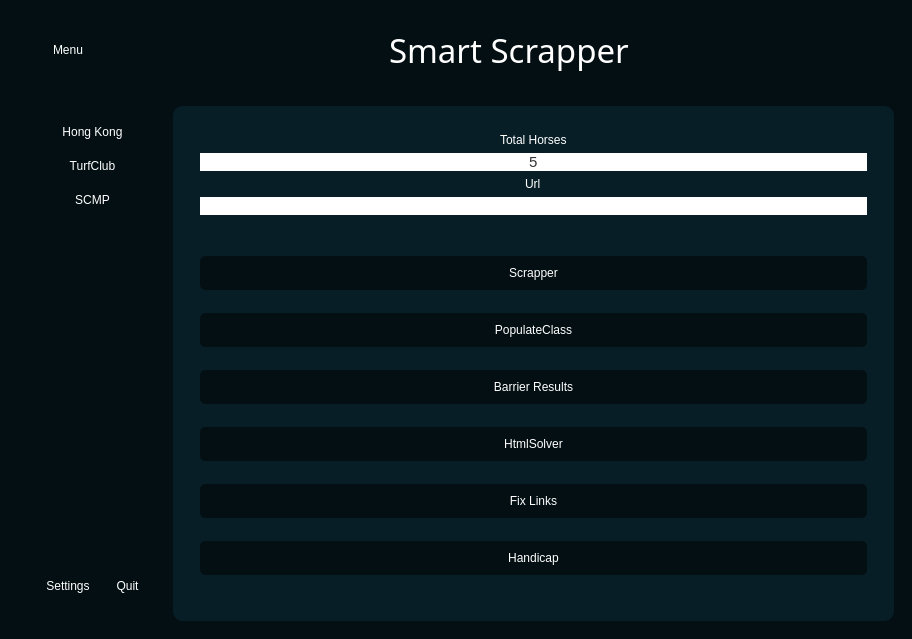
<?xml version="1.0" encoding="UTF-8"?>
<ui version="4.0">
 <class>MainWindow</class>
 <widget class="QMainWindow" name="MainWindow">
  <property name="geometry">
   <rect>
    <x>0</x>
    <y>0</y>
    <width>912</width>
    <height>639</height>
   </rect>
  </property>
  <property name="sizePolicy">
   <sizepolicy hsizetype="Preferred" vsizetype="Preferred">
    <horstretch>0</horstretch>
    <verstretch>0</verstretch>
   </sizepolicy>
  </property>
  <property name="windowTitle">
   <string>Smart Scrapper</string>
  </property>
  <widget class="QWidget" name="centralwidget">
   <property name="styleSheet">
    <string notr="true">*{
border: none;
background-color: transparent; 
color: #fff;
}
#centralwidget{
background-color: #040f13;
}

.active{
	 background-color: #007bff;
}

#sidebar{
background-color: #071e26;
border-radius: 20px;
}

QPushButton{
padding: 10px;
background-color: #040f13;
border-radius: 5px;
}
QLineEdit{
	 background-color: #ffffff;
	 color: #333;
}
 QPushButton:hover {
            background-color: #007bff;
  }

#body{
background-color: #071e26;
border-radius: 10px;
}</string>
   </property>
   <layout class="QVBoxLayout" name="verticalLayout">
    <item alignment="Qt::AlignTop">
     <widget class="QFrame" name="header">
      <property name="minimumSize">
       <size>
        <width>0</width>
        <height>50</height>
       </size>
      </property>
      <property name="frameShape">
       <enum>QFrame::StyledPanel</enum>
      </property>
      <property name="frameShadow">
       <enum>QFrame::Raised</enum>
      </property>
      <layout class="QHBoxLayout" name="horizontalLayout_2">
       <item alignment="Qt::AlignLeft">
        <widget class="QFrame" name="frame_4">
         <property name="minimumSize">
          <size>
           <width>100</width>
           <height>0</height>
          </size>
         </property>
         <property name="frameShape">
          <enum>QFrame::StyledPanel</enum>
         </property>
         <property name="frameShadow">
          <enum>QFrame::Raised</enum>
         </property>
         <layout class="QHBoxLayout" name="horizontalLayout_3">
          <item>
           <widget class="QPushButton" name="menu">
            <property name="sizePolicy">
             <sizepolicy hsizetype="Preferred" vsizetype="Preferred">
              <horstretch>0</horstretch>
              <verstretch>0</verstretch>
             </sizepolicy>
            </property>
            <property name="maximumSize">
             <size>
              <width>150</width>
              <height>16777215</height>
             </size>
            </property>
            <property name="text">
             <string>Menu</string>
            </property>
            <property name="icon">
             <iconset>
              <normaloff>D:/Icons.qrc/align-justify.svg</normaloff>D:/Icons.qrc/align-justify.svg</iconset>
            </property>
            <property name="iconSize">
             <size>
              <width>24</width>
              <height>24</height>
             </size>
            </property>
           </widget>
          </item>
         </layout>
        </widget>
       </item>
       <item>
        <widget class="QFrame" name="frame">
         <property name="sizePolicy">
          <sizepolicy hsizetype="Expanding" vsizetype="Preferred">
           <horstretch>0</horstretch>
           <verstretch>0</verstretch>
          </sizepolicy>
         </property>
         <property name="frameShape">
          <enum>QFrame::StyledPanel</enum>
         </property>
         <property name="frameShadow">
          <enum>QFrame::Raised</enum>
         </property>
         <layout class="QHBoxLayout" name="horizontalLayout_4">
          <item alignment="Qt::AlignHCenter|Qt::AlignVCenter">
           <widget class="QLabel" name="label">
            <property name="font">
             <font>
              <family>Source Sans Pro</family>
              <pointsize>25</pointsize>
             </font>
            </property>
            <property name="text">
             <string>Smart Scrapper</string>
            </property>
           </widget>
          </item>
         </layout>
        </widget>
       </item>
      </layout>
     </widget>
    </item>
    <item>
     <widget class="QFrame" name="frame_2">
      <property name="sizePolicy">
       <sizepolicy hsizetype="Preferred" vsizetype="Expanding">
        <horstretch>0</horstretch>
        <verstretch>0</verstretch>
       </sizepolicy>
      </property>
      <property name="frameShape">
       <enum>QFrame::StyledPanel</enum>
      </property>
      <property name="frameShadow">
       <enum>QFrame::Raised</enum>
      </property>
      <layout class="QHBoxLayout" name="horizontalLayout">
       <item>
        <widget class="QFrame" name="sideBar">
         <property name="enabled">
          <bool>true</bool>
         </property>
         <property name="sizePolicy">
          <sizepolicy hsizetype="Preferred" vsizetype="Preferred">
           <horstretch>0</horstretch>
           <verstretch>0</verstretch>
          </sizepolicy>
         </property>
         <property name="minimumSize">
          <size>
           <width>0</width>
           <height>300</height>
          </size>
         </property>
         <property name="maximumSize">
          <size>
           <width>16777215</width>
           <height>16777215</height>
          </size>
         </property>
         <layout class="QVBoxLayout" name="verticalLayout_2">
          <item alignment="Qt::AlignTop">
           <widget class="QFrame" name="GrouppedButtons">
            <property name="sizePolicy">
             <sizepolicy hsizetype="Preferred" vsizetype="Preferred">
              <horstretch>0</horstretch>
              <verstretch>0</verstretch>
             </sizepolicy>
            </property>
            <property name="minimumSize">
             <size>
              <width>0</width>
              <height>100</height>
             </size>
            </property>
            <property name="frameShape">
             <enum>QFrame::StyledPanel</enum>
            </property>
            <property name="frameShadow">
             <enum>QFrame::Raised</enum>
            </property>
            <layout class="QVBoxLayout" name="verticalLayout_3">
             <property name="spacing">
              <number>0</number>
             </property>
             <property name="leftMargin">
              <number>0</number>
             </property>
             <property name="topMargin">
              <number>0</number>
             </property>
             <property name="rightMargin">
              <number>0</number>
             </property>
             <property name="bottomMargin">
              <number>0</number>
             </property>
             <item alignment="Qt::AlignTop">
              <widget class="QPushButton" name="hk">
               <property name="sizePolicy">
                <sizepolicy hsizetype="Minimum" vsizetype="Preferred">
                 <horstretch>0</horstretch>
                 <verstretch>0</verstretch>
                </sizepolicy>
               </property>
               <property name="minimumSize">
                <size>
                 <width>0</width>
                 <height>30</height>
                </size>
               </property>
               <property name="text">
                <string>Hong Kong</string>
               </property>
              </widget>
             </item>
             <item alignment="Qt::AlignTop">
              <widget class="QPushButton" name="tc">
               <property name="sizePolicy">
                <sizepolicy hsizetype="Minimum" vsizetype="Preferred">
                 <horstretch>0</horstretch>
                 <verstretch>0</verstretch>
                </sizepolicy>
               </property>
               <property name="minimumSize">
                <size>
                 <width>0</width>
                 <height>30</height>
                </size>
               </property>
               <property name="text">
                <string>TurfClub</string>
               </property>
              </widget>
             </item>
             <item alignment="Qt::AlignTop">
              <widget class="QPushButton" name="sc">
               <property name="sizePolicy">
                <sizepolicy hsizetype="Minimum" vsizetype="Preferred">
                 <horstretch>0</horstretch>
                 <verstretch>0</verstretch>
                </sizepolicy>
               </property>
               <property name="minimumSize">
                <size>
                 <width>0</width>
                 <height>30</height>
                </size>
               </property>
               <property name="text">
                <string>SCMP</string>
               </property>
              </widget>
             </item>
            </layout>
           </widget>
          </item>
          <item alignment="Qt::AlignBottom">
           <widget class="QFrame" name="frame_3">
            <property name="minimumSize">
             <size>
              <width>0</width>
              <height>50</height>
             </size>
            </property>
            <property name="frameShape">
             <enum>QFrame::StyledPanel</enum>
            </property>
            <property name="frameShadow">
             <enum>QFrame::Raised</enum>
            </property>
            <layout class="QHBoxLayout" name="horizontalLayout_5">
             <item alignment="Qt::AlignLeft">
              <widget class="QPushButton" name="settings">
               <property name="sizePolicy">
                <sizepolicy hsizetype="Minimum" vsizetype="Preferred">
                 <horstretch>0</horstretch>
                 <verstretch>0</verstretch>
                </sizepolicy>
               </property>
               <property name="maximumSize">
                <size>
                 <width>16777215</width>
                 <height>100</height>
                </size>
               </property>
               <property name="styleSheet">
                <string notr="true">color:white;</string>
               </property>
               <property name="text">
                <string>Settings</string>
               </property>
               <property name="icon">
                <iconset>
                 <normaloff>:/icons/settings.svg</normaloff>:/icons/settings.svg</iconset>
               </property>
               <property name="iconSize">
                <size>
                 <width>24</width>
                 <height>24</height>
                </size>
               </property>
              </widget>
             </item>
             <item>
              <widget class="QPushButton" name="quit">
               <property name="sizePolicy">
                <sizepolicy hsizetype="Minimum" vsizetype="Preferred">
                 <horstretch>0</horstretch>
                 <verstretch>0</verstretch>
                </sizepolicy>
               </property>
               <property name="maximumSize">
                <size>
                 <width>16777215</width>
                 <height>100</height>
                </size>
               </property>
               <property name="text">
                <string>Quit</string>
               </property>
               <property name="icon">
                <iconset>
                 <normaloff>:/icons/x.svg</normaloff>:/icons/x.svg</iconset>
               </property>
               <property name="iconSize">
                <size>
                 <width>24</width>
                 <height>24</height>
                </size>
               </property>
              </widget>
             </item>
            </layout>
           </widget>
          </item>
         </layout>
        </widget>
       </item>
       <item>
        <widget class="QFrame" name="body">
         <property name="sizePolicy">
          <sizepolicy hsizetype="Expanding" vsizetype="Preferred">
           <horstretch>0</horstretch>
           <verstretch>0</verstretch>
          </sizepolicy>
         </property>
         <property name="font">
          <font>
           <family>Source Serif Pro</family>
           <pointsize>10</pointsize>
          </font>
         </property>
         <layout class="QHBoxLayout" name="horizontalLayout_6">
          <item>
           <widget class="QStackedWidget" name="stackedWidget">
            <property name="currentIndex">
             <number>1</number>
            </property>
            <widget class="QWidget" name="Settings_page">
             <layout class="QVBoxLayout" name="verticalLayout_4">
              <item>
               <layout class="QVBoxLayout" name="verticalLayout_5">
                <item>
                 <widget class="QLabel" name="label_2">
                  <property name="font">
                   <font>
                    <pointsize>11</pointsize>
                   </font>
                  </property>
                  <property name="text">
                   <string>TURFCLUB FILE ADDRESS</string>
                  </property>
                  <property name="alignment">
                   <set>Qt::AlignCenter</set>
                  </property>
                 </widget>
                </item>
                <item>
                 <widget class="QLineEdit" name="tc_Address">
                  <property name="font">
                   <font>
                    <family>MS Sans Serif</family>
                    <pointsize>11</pointsize>
                   </font>
                  </property>
                 </widget>
                </item>
                <item alignment="Qt::AlignHCenter">
                 <widget class="QPushButton" name="tc_browse">
                  <property name="maximumSize">
                   <size>
                    <width>100</width>
                    <height>16777215</height>
                   </size>
                  </property>
                  <property name="text">
                   <string>Browse</string>
                  </property>
                 </widget>
                </item>
                <item>
                 <widget class="QLabel" name="label_6">
                  <property name="font">
                   <font>
                    <pointsize>11</pointsize>
                   </font>
                  </property>
                  <property name="text">
                   <string>Barrier Result </string>
                  </property>
                  <property name="alignment">
                   <set>Qt::AlignCenter</set>
                  </property>
                 </widget>
                </item>
                <item>
                 <widget class="QLineEdit" name="br_Address">
                  <property name="font">
                   <font>
                    <family>MS Sans Serif</family>
                    <pointsize>11</pointsize>
                   </font>
                  </property>
                 </widget>
                </item>
                <item alignment="Qt::AlignHCenter">
                 <widget class="QPushButton" name="br_browse">
                  <property name="maximumSize">
                   <size>
                    <width>100</width>
                    <height>16777215</height>
                   </size>
                  </property>
                  <property name="text">
                   <string>Browse</string>
                  </property>
                 </widget>
                </item>
               </layout>
              </item>
              <item>
               <layout class="QVBoxLayout" name="verticalLayout_6">
                <item>
                 <widget class="QLabel" name="label_3">
                  <property name="font">
                   <font>
                    <pointsize>11</pointsize>
                   </font>
                  </property>
                  <property name="text">
                   <string>SCMP FILE ADDRESS</string>
                  </property>
                  <property name="alignment">
                   <set>Qt::AlignCenter</set>
                  </property>
                 </widget>
                </item>
                <item>
                 <widget class="QLineEdit" name="sc_Address">
                  <property name="font">
                   <font>
                    <family>MS Sans Serif</family>
                    <pointsize>11</pointsize>
                   </font>
                  </property>
                 </widget>
                </item>
                <item alignment="Qt::AlignHCenter">
                 <widget class="QPushButton" name="sc_browse">
                  <property name="maximumSize">
                   <size>
                    <width>100</width>
                    <height>16777215</height>
                   </size>
                  </property>
                  <property name="text">
                   <string>Browse</string>
                  </property>
                 </widget>
                </item>
               </layout>
              </item>
              <item>
               <layout class="QVBoxLayout" name="verticalLayout_7">
                <property name="sizeConstraint">
                 <enum>QLayout::SetDefaultConstraint</enum>
                </property>
                <property name="leftMargin">
                 <number>9</number>
                </property>
                <property name="rightMargin">
                 <number>9</number>
                </property>
                <item>
                 <widget class="QLabel" name="label_4">
                  <property name="font">
                   <font>
                    <pointsize>11</pointsize>
                   </font>
                  </property>
                  <property name="text">
                   <string>HONG KONG FILE ADDRESS</string>
                  </property>
                  <property name="alignment">
                   <set>Qt::AlignCenter</set>
                  </property>
                 </widget>
                </item>
                <item>
                 <widget class="QLineEdit" name="hk_Address">
                  <property name="font">
                   <font>
                    <family>MS Sans Serif</family>
                    <pointsize>12</pointsize>
                   </font>
                  </property>
                 </widget>
                </item>
                <item alignment="Qt::AlignHCenter">
                 <widget class="QPushButton" name="hk_browse">
                  <property name="maximumSize">
                   <size>
                    <width>100</width>
                    <height>16777215</height>
                   </size>
                  </property>
                  <property name="text">
                   <string>Browse</string>
                  </property>
                 </widget>
                </item>
               </layout>
              </item>
              <item>
               <layout class="QHBoxLayout" name="horizontalLayout_7">
                <property name="leftMargin">
                 <number>100</number>
                </property>
                <property name="rightMargin">
                 <number>100</number>
                </property>
                <item>
                 <widget class="QPushButton" name="SaveAddress">
                  <property name="maximumSize">
                   <size>
                    <width>100</width>
                    <height>16777215</height>
                   </size>
                  </property>
                  <property name="text">
                   <string>Save</string>
                  </property>
                 </widget>
                </item>
               </layout>
              </item>
             </layout>
            </widget>
            <widget class="QWidget" name="HkPAge">
             <layout class="QGridLayout" name="gridLayout">
              <item row="3" column="0">
               <widget class="QFrame" name="bbtom">
                <property name="frameShape">
                 <enum>QFrame::StyledPanel</enum>
                </property>
                <property name="frameShadow">
                 <enum>QFrame::Raised</enum>
                </property>
                <layout class="QVBoxLayout" name="verticalLayout_10">
                 <item>
                  <widget class="QPushButton" name="hkScrapperButton">
                   <property name="text">
                    <string>Scrapper</string>
                   </property>
                  </widget>
                 </item>
                 <item>
                  <widget class="QPushButton" name="hkPopulateClassButton">
                   <property name="text">
                    <string>PopulateClass</string>
                   </property>
                  </widget>
                 </item>
                 <item>
                  <widget class="QPushButton" name="hkBarrerResultButton">
                   <property name="text">
                    <string>Barrier Results</string>
                   </property>
                  </widget>
                 </item>
                 <item>
                  <widget class="QPushButton" name="hkHtmlSolverButton">
                   <property name="text">
                    <string>HtmlSolver</string>
                   </property>
                  </widget>
                 </item>
                 <item>
                  <widget class="QPushButton" name="hkFixLinksButton">
                   <property name="text">
                    <string>Fix Links</string>
                   </property>
                  </widget>
                 </item>
                 <item>
                  <widget class="QPushButton" name="hkHandicapButton">
                   <property name="text">
                    <string>Handicap</string>
                   </property>
                  </widget>
                 </item>
                </layout>
               </widget>
              </item>
              <item row="0" column="0">
               <widget class="QFrame" name="ttop">
                <property name="maximumSize">
                 <size>
                  <width>16777215</width>
                  <height>100</height>
                 </size>
                </property>
                <property name="frameShape">
                 <enum>QFrame::StyledPanel</enum>
                </property>
                <property name="frameShadow">
                 <enum>QFrame::Raised</enum>
                </property>
                <layout class="QVBoxLayout" name="verticalLayout_9">
                 <item alignment="Qt::AlignHCenter">
                  <widget class="QLabel" name="label_7">
                   <property name="text">
                    <string>Total Horses</string>
                   </property>
                  </widget>
                 </item>
                 <item>
                  <widget class="QLineEdit" name="ttlHorses">
                   <property name="font">
                    <font>
                     <family>MS Sans Serif</family>
                     <pointsize>11</pointsize>
                    </font>
                   </property>
                   <property name="text">
                    <string>5</string>
                   </property>
                   <property name="alignment">
                    <set>Qt::AlignCenter</set>
                   </property>
                  </widget>
                 </item>
                 <item alignment="Qt::AlignHCenter">
                  <widget class="QLabel" name="label_8">
                   <property name="text">
                    <string>Url</string>
                   </property>
                  </widget>
                 </item>
                 <item>
                  <widget class="QLineEdit" name="url">
                   <property name="font">
                    <font>
                     <family>MS Reference Specialty</family>
                     <pointsize>11</pointsize>
                    </font>
                   </property>
                   <property name="alignment">
                    <set>Qt::AlignCenter</set>
                   </property>
                  </widget>
                 </item>
                </layout>
               </widget>
              </item>
             </layout>
            </widget>
            <widget class="QWidget" name="TurfClubPage">
             <layout class="QHBoxLayout" name="horizontalLayout_9">
              <item>
               <widget class="QFrame" name="frame_6">
                <property name="frameShape">
                 <enum>QFrame::StyledPanel</enum>
                </property>
                <property name="frameShadow">
                 <enum>QFrame::Raised</enum>
                </property>
                <layout class="QVBoxLayout" name="verticalLayout_11">
                 <item>
                  <widget class="QLineEdit" name="handicapHorseTurf">
                   <property name="font">
                    <font>
                     <family>MS Sans Serif</family>
                     <pointsize>11</pointsize>
                    </font>
                   </property>
                   <property name="alignment">
                    <set>Qt::AlignCenter</set>
                   </property>
                  </widget>
                 </item>
                 <item>
                  <widget class="QPushButton" name="turfHandicapButton">
                   <property name="text">
                    <string>Turf Handicap</string>
                   </property>
                  </widget>
                 </item>
                 <item>
                  <widget class="QPushButton" name="turfHtmlSolverButton">
                   <property name="text">
                    <string>Turf Html Solver</string>
                   </property>
                  </widget>
                 </item>
                 <item>
                  <widget class="QPushButton" name="turfScrapperButton">
                   <property name="text">
                    <string>Turf Scrapper</string>
                   </property>
                  </widget>
                 </item>
                 <item>
                  <widget class="QPushButton" name="turfPopulateClassButton">
                   <property name="text">
                    <string>Turf PopulateClass</string>
                   </property>
                  </widget>
                 </item>
                </layout>
               </widget>
              </item>
             </layout>
            </widget>
            <widget class="QWidget" name="ScmpPage">
             <layout class="QVBoxLayout" name="verticalLayout_8">
              <item>
               <widget class="QPushButton" name="scmpSCRAPBUTTON">
                <property name="text">
                 <string>SCMP Scrapper</string>
                </property>
               </widget>
              </item>
              <item>
               <widget class="QPushButton" name="scmpPawTimeButton">
                <property name="text">
                 <string>SCMP PAW TIME</string>
                </property>
               </widget>
              </item>
             </layout>
            </widget>
            <widget class="QWidget" name="welcomePage">
             <layout class="QHBoxLayout" name="horizontalLayout_8">
              <item>
               <widget class="QLabel" name="label_5">
                <property name="font">
                 <font>
                  <family>Source Sans Pro</family>
                  <pointsize>38</pointsize>
                 </font>
                </property>
                <property name="text">
                 <string>Welcome!</string>
                </property>
                <property name="alignment">
                 <set>Qt::AlignCenter</set>
                </property>
               </widget>
              </item>
             </layout>
            </widget>
           </widget>
          </item>
         </layout>
        </widget>
       </item>
      </layout>
     </widget>
    </item>
   </layout>
  </widget>
 </widget>
 <resources>
  <include location="D:/Icons.qrc/icons.qrc"/>
  <include location="D:/Icons.qrc/icons.qrc"/>
 </resources>
 <connections/>
</ui>
